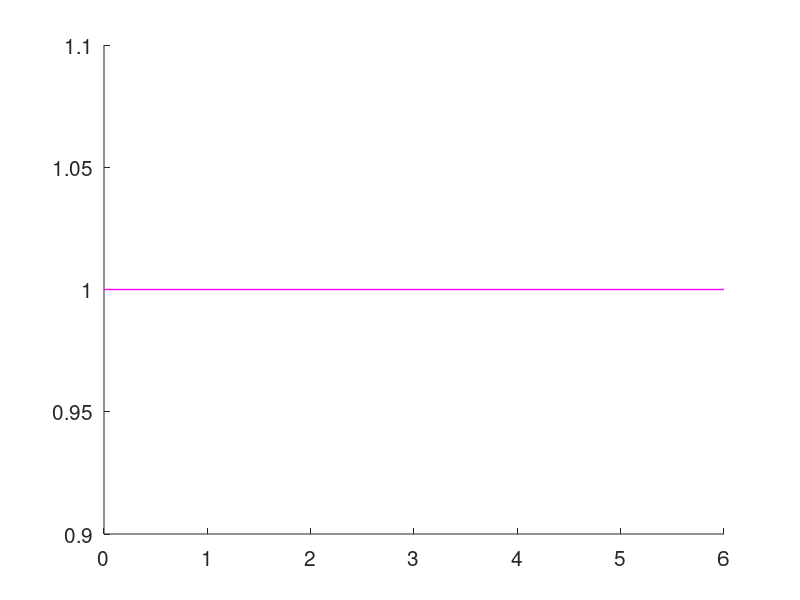

This chart was generated by the following MATLAB code: (Note: this script raises an error after producing the figure.)
% Diskreter Regelkreis RK_DB_F_d.m
% Getestet mit MATLAB + CST und 
% mit GNU Octave + Control-Package
% Manfred Lohöfener, HS Merseburg, März 2017

clear; close all

% Parameter
K_S = 1.5;    % Proportionalfaktor
T_1 = 3.0;    % [s] Zeitkonstante
T_2 = 1.0;    % [s] Zeitkonstante
d_k = 1;      % diskrete Laufzeit

T_E = 6;      % [s] Simulationsdauer
T_0 = 0.5;    % [s] Abtastzeit
s = tf ('s');       % Laplace-Op
z = tf ('z', T_0);  % Verschiebe-Op

% Kontinuierliche und diskrete Strecke
G_S = K_S / (1 + (T_1+T_2)*s + T_1*T_2*s^2);
%G_S = K_S / (1 + (T_1+T_2)*s + T_1*T_2*s^2 + s^3);  % 3. Ordnung
G_Sd = c2d (G_S, T_0) * z^-d_k; % mit diskreter Laufzeit
[b_i, a_i] = tfdata (G_Sd, 'v');
% MATLAB-Octave-Kompatibilität
b_i=[zeros(1, length(a_i)-length(b_i)) b_i];

% Dead-Beat-Regler Führung mit Laufzeit d_k
p_i = eye (1, length (b_i)) - b_i/sum (b_i);
q_i = a_i / sum (b_i);
q_i = [ q_i zeros(1, length(p_i)-length(q_i))];
G_R = tf (q_i, p_i, T_0);

%G_w = minreal (feedback (G_R, G_Sd));      % w -> y
G_w = feedback (G_R, G_Sd);      % w -> y
G_z = minreal (feedback (-G_Sd*G_R, -1));  % z -> y

if max (abs (pole (G_Sd))) > 1             % Strecke stabil?
  disp ('Achtung: Strecke ist instabil')
else
  disp ('Strecke ist stabil')
end

figure ('Name', 'Fuehrung', 'NumberTitle', 'off', 'Position', [0 100 800 600]);
  set (gca, 'FontSize', 15); hold on
  plot ([0 T_E], [1 1], 'm', 'LineWidth', 1)
  [x_y, t_y, y_wy, t_wy] = cont_sim (G_S, G_w, T_E, d_k, 0);
  plot (t_y, x_y, 'LineWidth', 1)
  stairs (t_wy, y_wy)
  set (findobj (gcf, 'type', 'line'), 'LineWidth', 1);
  axis ([0 T_E -1.1 1.1])
  title ('Dead-Beat-Fuehrungssprungantwort Fuehrung mit d=1', 'fontsize', 18)
  xlabel ('Zeit [s]')
  ylabel ('h(t)')
  legend ('w(t)', 'x(t)', 'y(t)')
  legend boxoff
  txt = {'Streckenparameter K_S, T_1, T_2:'; num2str([K_S T_1 T_2]); ' '
         evalc('G_R')};
  text (2, -0.1, txt, 'fontsize', 13)
  printgcf (mfilename,0)

figure ('Name', 'Stoerung', 'NumberTitle', 'off', 'Position', [200 200 800 600]);
  set (gca, 'FontSize', 15); hold on
  plot ([0 T_E], [1 1], 'm', 'LineWidth', 1)
  [x_z, t_y, y_zy, t_zy] = cont_sim (G_S, G_z, T_E, d_k, 1);
  plot (t_y, x_z, 'LineWidth', 1)
  stairs (t_zy, y_zy)
  set (findobj (gcf, 'type', 'line'), 'LineWidth', 1);
  axis ([0 T_E -1.1 1.1])
  title ('Dead-Beat-Stoersprungantwort Fuehrung mit d=1', 'fontsize', 18)
  xlabel ('Zeit [s]')
  ylabel ('h(t)')
  legend ('z(t)', 'x(t)', 'y(t)')
  legend boxoff
  txt = {'Streckenparameter K_S, T_1, T_2:'; num2str([K_S T_1 T_2]); ' '
           evalc('G_R')};
  text (2, -0.5, txt, 'fontsize', 13)
  printgcf (mfilename, 0)

figure ('Name', 'Pol-Nullstellen', 'NumberTitle', 'off', 'Position', [100 0 800 600]);
  set (gca, 'FontSize', 15); hold on
  pzmap (G_z)
  set (findobj (gcf, 'type', 'line'), 'LineWidth', 2);
  plot_circ ('m')                 % Einheitskreis
  axis ([-1 1 -1 1])
  title ('Dead-Beat-Pol-Nullstellenbild Fuehrung mit d=1', 'fontsize', 18)
  xlabel ('Realteil')
  ylabel ('Imaginaerteil')
  legend ('Polstellen', 'Nullstellen', 'Einheitskreis', 'location', 'north')
  legend boxoff
  txt = {'Nullstellen Regelkreis:'; num2str(zero (G_z)'); ' '
         'Polstellen Regelkreis:'; num2str(pole (G_z)')};
  text (-0.8, -0.2, txt, 'fontsize', 9)
  printgcf (mfilename, 0)
